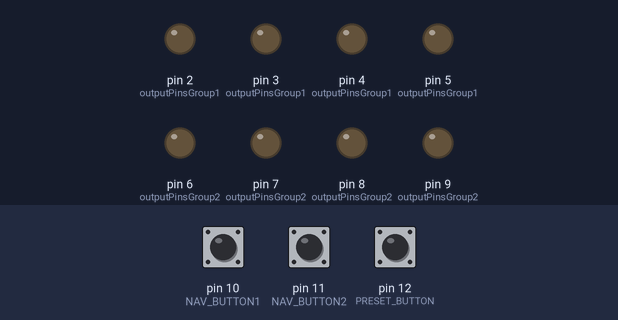
The sketch below on a simulated Arduino Nano, built with avr-gcc and run on an emulated ATmega328P. Shown: output pins drawn as LEDs (lit = HIGH). Inputs (shaded band) come from the test bench; at power-on: pin 10 (NAV_BUTTON1) HIGH, pin 11 (NAV_BUTTON2) HIGH, pin 12 (PRESET_BUTTON) HIGH. Pins used as bus, display or sensor lines are not drawn.

Above: at 1.2 s.
1.3 s: pin 10 (NAV_BUTTON1) pulled LOW for 0.15 s
At 2.1 s:
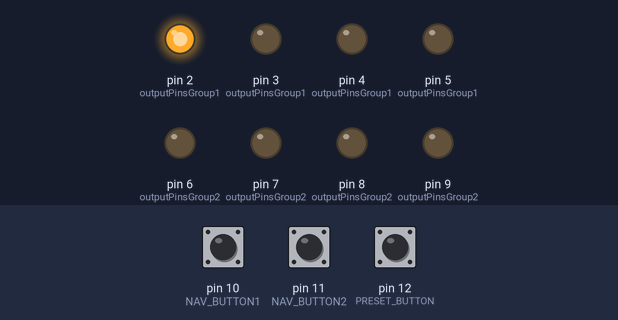
2.9 s: pin 11 (NAV_BUTTON2) pulled LOW for 0.15 s
At 3.3 s:
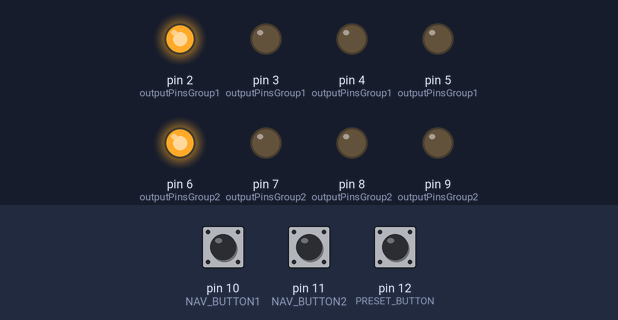
4.5 s: pin 10 (NAV_BUTTON1) pulled LOW for 1 s
At 5.8 s:
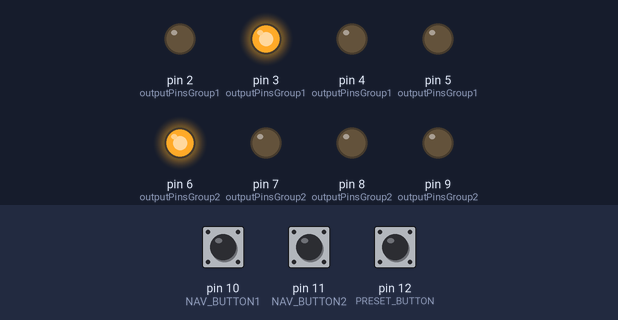
7.0 s: pin 11 (NAV_BUTTON2) pulled LOW for 1 s
At 7.7 s:
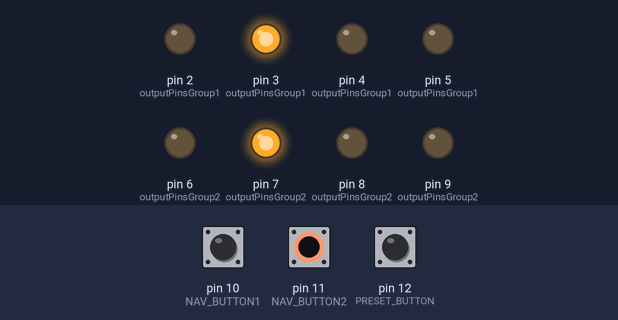
9.5 s: pin 10 (NAV_BUTTON1) pulled LOW for 0.15 s
At 10.7 s:
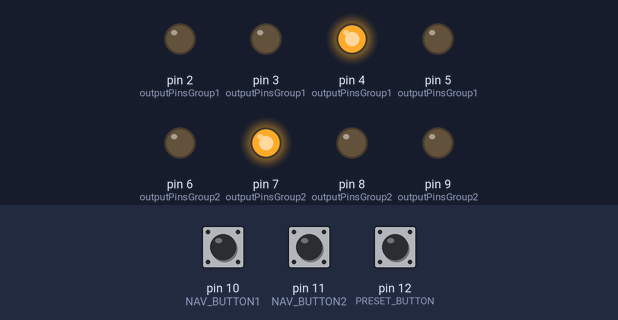
11.1 s: pin 11 (NAV_BUTTON2) pulled LOW for 0.15 s
At 12.1 s:
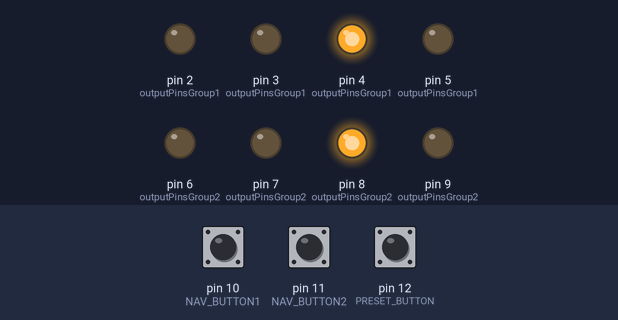
Timing chart, 0 to 13.7 s (numbered marks = the images above; inputs shaded):
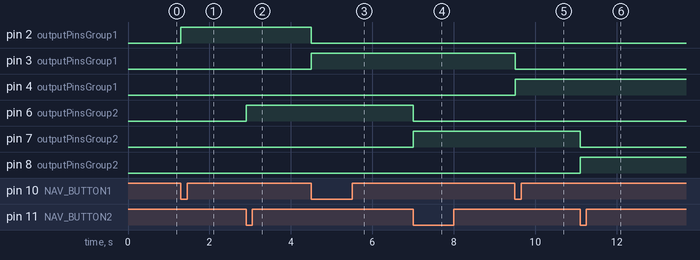

The sketch:

nanoPedal.ino
```cpp
/* THE NANO PEDAL
   Arduino Nano Guitar Pedal with 6 Presets, 8 Digital Outputs
   3 Buttons:
     - Select preset;
     - Navigation between OUTPUT 1, 2, 3, and 4;
     - Navigation between OUTPUT 5, 6, 7, and 8.
   The output states are saved automatically in each preset
   Erase all presets when Switch Preset is holdin by 2 seconds
*/

#include <EEPROM.h>

#define OUTPUT1 2
#define OUTPUT2 3
#define OUTPUT3 4
#define OUTPUT4 5

#define OUTPUT5 6
#define OUTPUT6 7
#define OUTPUT7 8
#define OUTPUT8 9

#define NAV_BUTTON1 10
#define NAV_BUTTON2 11
#define PRESET_BUTTON 12

const int presetPins[] = { 13, A0, A1 };  // Use digital pins 13, A0, and A1 for presets
int outputPinsGroup1[] = { OUTPUT1, OUTPUT2, OUTPUT3, OUTPUT4 };
int outputPinsGroup2[] = { OUTPUT5, OUTPUT6, OUTPUT7, OUTPUT8 };
int currentPreset = 1;   // Start from 1 to skip the 0 state
int presetStates[6][2];  // Array to store output configurations for each preset
int lastNavButton1State = HIGH;
int lastNavButton2State = HIGH;
int lastPresetButtonState = HIGH;
unsigned long lastPresetButtonPressTime = 0;
unsigned long debounceDelay = 50;
unsigned long longPressDuration = 2000;  // 2 seconds

void setup() {
  for (int i = 0; i < 4; i++) {
    pinMode(outputPinsGroup1[i], OUTPUT);
    pinMode(outputPinsGroup2[i], OUTPUT);
  }

  for (int i = 0; i < 3; i++) {
    pinMode(presetPins[i], OUTPUT);
  }

  pinMode(NAV_BUTTON1, INPUT_PULLUP);
  pinMode(NAV_BUTTON2, INPUT_PULLUP);
  pinMode(PRESET_BUTTON, INPUT_PULLUP);

  // Load saved configurations from EEPROM for each preset
  loadFromEEPROM();

  currentPreset = EEPROM.read(12);
  if (currentPreset == 0 || currentPreset > 6) currentPreset = 1;  // Avoid preset 0 and invalid values
  applyPreset(currentPreset);
}

void loop() {
  int navButton1State = digitalRead(NAV_BUTTON1);
  int navButton2State = digitalRead(NAV_BUTTON2);
  int presetButtonState = digitalRead(PRESET_BUTTON);

  if (navButton1State == LOW && lastNavButton1State == HIGH) {
    changeOutputGroup1();
  }

  if (navButton2State == LOW && lastNavButton2State == HIGH) {
    changeOutputGroup2();
  }

  if (presetButtonState == LOW && lastPresetButtonState == HIGH) {
    lastPresetButtonPressTime = millis();  // Record the time the button was pressed
  }

  if (presetButtonState == LOW && (millis() - lastPresetButtonPressTime > longPressDuration)) {
    clearEEPROM();
    currentPreset = 1;
    applyPreset(currentPreset);
  } else if (presetButtonState == HIGH && lastPresetButtonState == LOW) {
    if (millis() - lastPresetButtonPressTime < longPressDuration) {
      currentPreset = (currentPreset % 6) + 1;  // Cycle through 1 to 6
      applyPreset(currentPreset);
      saveToEEPROM();
      EEPROM.write(12, currentPreset);
    }
  }

  lastNavButton1State = navButton1State;
  lastNavButton2State = navButton2State;
  lastPresetButtonState = presetButtonState;

  delay(50);
}

void changeOutputGroup1() {
  presetStates[currentPreset - 1][0] = (presetStates[currentPreset - 1][0] + 1) % 4;
  updateOutputs();
}

void changeOutputGroup2() {
  presetStates[currentPreset - 1][1] = (presetStates[currentPreset - 1][1] + 1) % 4;
  updateOutputs();
}

void applyPreset(int preset) {
  for (int i = 0; i < 4; i++) {
    digitalWrite(outputPinsGroup1[i], i == presetStates[preset - 1][0] ? HIGH : LOW);
    digitalWrite(outputPinsGroup2[i], i == presetStates[preset - 1][1] ? HIGH : LOW);
  }
  updatePresets();
}

void updateOutputs() {
  for (int i = 0; i < 4; i++) {
    digitalWrite(outputPinsGroup1[i], i == presetStates[currentPreset - 1][0] ? HIGH : LOW);
    digitalWrite(outputPinsGroup2[i], i == presetStates[currentPreset - 1][1] ? HIGH : LOW);
  }
}

void updatePresets() {
  digitalWrite(presetPins[0], bitRead(currentPreset, 0) ? HIGH : LOW);  // Output 25
  digitalWrite(presetPins[1], bitRead(currentPreset, 1) ? HIGH : LOW);  // Output 26
  digitalWrite(presetPins[2], bitRead(currentPreset, 2) ? HIGH : LOW);  // Output 27
}

void saveToEEPROM() {
  for (int i = 0; i < 6; i++) {
    EEPROM.write(i * 2, presetStates[i][0]);
    EEPROM.write(i * 2 + 1, presetStates[i][1]);
  }
  EEPROM.write(12, currentPreset);
}

void loadFromEEPROM() {
  for (int i = 0; i < 6; i++) {
    presetStates[i][0] = EEPROM.read(i * 2);
    presetStates[i][1] = EEPROM.read(i * 2 + 1);
  }
  currentPreset = EEPROM.read(12);
}

void clearEEPROM() {
  for (int i = 0; i < 13; i++) {
    EEPROM.write(i, 0);
  }
  for (int i = 0; i < 6; i++) {
    presetStates[i][0] = 0;
    presetStates[i][1] = 0;
  }
  currentPreset = 1;
  applyPreset(currentPreset);
  saveToEEPROM();
}
```

Measured:
- after the input at 1.3 s, pin 2 (outputPinsGroup1): LOW → HIGH at once
- after the input at 2.9 s, pin 6 (outputPinsGroup2): LOW → HIGH at once
- after the input at 4.5 s, pin 2 (outputPinsGroup1): HIGH → LOW at once; pin 3 (outputPinsGroup1): LOW → HIGH at once
- after the input at 7.0 s, pin 6 (outputPinsGroup2): HIGH → LOW at once; pin 7 (outputPinsGroup2): LOW → HIGH at once
- after the input at 9.5 s, pin 3 (outputPinsGroup1): HIGH → LOW at once; pin 4 (outputPinsGroup1): LOW → HIGH at once
- after the input at 11.1 s, pin 7 (outputPinsGroup2): HIGH → LOW at once; pin 8 (outputPinsGroup2): LOW → HIGH at once
